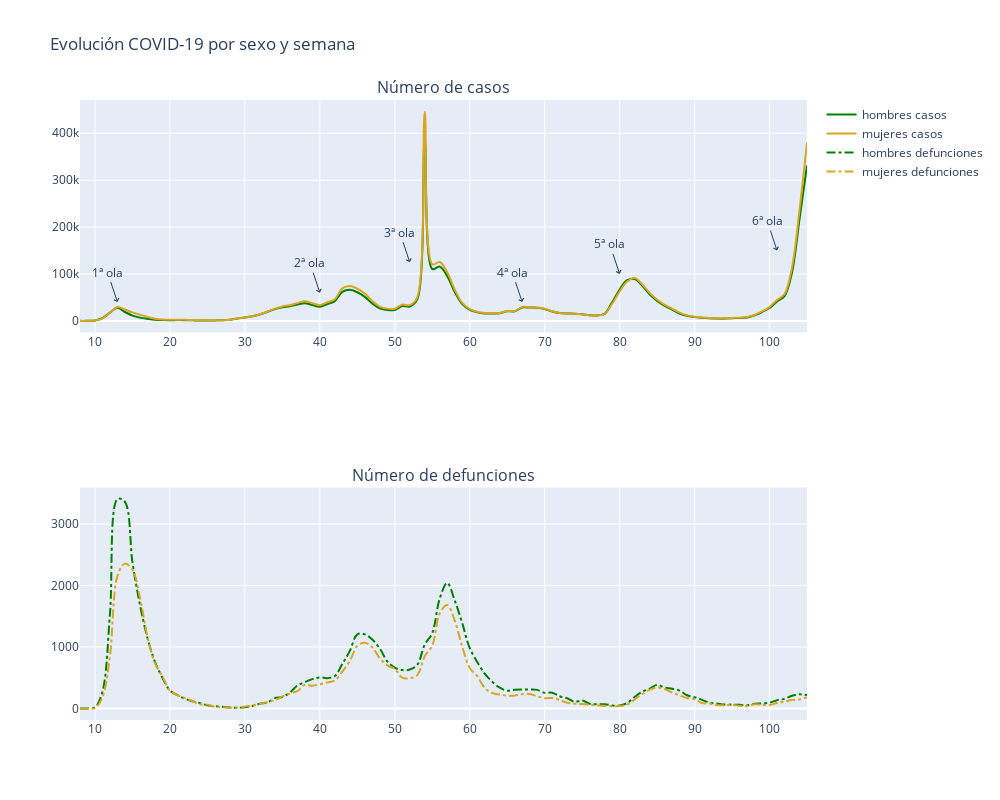

The notebook cell saved with this chart:
### Code cell
# agrupamos datos por sexo y semana
df_sexo = datos_covid.groupby(['sexo','semana'], as_index=False).agg({'num_casos': np.sum, 'num_def': np.sum, 'num_hosp': np.sum})
 # eliminamos registros con sexo desconocido
df_sexo = df_sexo[df_sexo['sexo']!='NC']
 
 # creamos dos plots
fig = make_subplots(rows=2, cols=1, shared_xaxes=False, subplot_titles =['Número de casos','Número de defunciones'])

 # 1 plot
fig.add_trace(go.Scatter(x=df_sexo[df_sexo['sexo']=='Hombres']['semana'], y=df_sexo[df_sexo['sexo']=='Hombres']['num_casos'],
                         name = "hombres casos", line_shape = 'spline', mode='lines', 
                         line = dict(color='green', width=2,dash='solid')), row=1, col=1)

fig.add_trace(go.Scatter(x=df_sexo[df_sexo['sexo']=='Mujeres']['semana'], y=df_sexo[df_sexo['sexo']=='Mujeres']['num_casos'], 
                         name = "mujeres casos", line_shape = 'spline', mode='lines', 
                         line = dict(color='goldenrod', width=2, dash='solid')), row=1, col=1)
 # 2 plot
fig.add_trace(go.Scatter(x=df_sexo[df_sexo['sexo']=='Hombres']['semana'], y=df_sexo[df_sexo['sexo']=='Hombres']['num_def'], 
                         name = "hombres defunciones", line_shape = 'spline', mode='lines', 
                         line = dict(color='green', width=2, dash='dashdot')), row=2, col=1)

fig.add_trace(go.Scatter(x=df_sexo[df_sexo['sexo']=='Mujeres']['semana'], y=df_sexo[df_sexo['sexo']=='Mujeres']['num_def'], 
                         name = "mujeres defunciones", line_shape = 'spline', mode='lines', 
                         line = dict(color='goldenrod', width=2, dash='dashdot')), row=2, col=1)

 # anotaciones plot
fig.add_annotation(x=13, y=40000, text="1ª ola", showarrow=True, arrowhead=4, row=1, col=1)
fig.add_annotation(x=40, y=60000, text="2ª ola", showarrow=True, arrowhead=4, row=1, col=1)
fig.add_annotation(x=52, y=125000, text="3ª ola", showarrow=True, arrowhead=4, row=1, col=1)
fig.add_annotation(x=67, y=40000, text="4ª ola", showarrow=True, arrowhead=4, row=1, col=1)
fig.add_annotation(x=80, y=100000, text="5ª ola", showarrow=True, arrowhead=4, row=1, col=1)
fig.add_annotation(x=101, y=150000, text="6ª ola", showarrow=True, arrowhead=4, row=1, col=1)

 # ajustes plot
fig.update_layout(hovermode = "x")
fig.update_layout(height=800, width=1000, title_text="Evolución COVID-19 por sexo y semana")
fig.show()

### Figure 1 — Plotly figure (JSON) as saved in the notebook; plotly's stock layout.template omitted (floating-point values rounded to 4 significant figures)
{"data": [{"line": {"color": "green", "dash": "solid", "shape": "spline", "width": 2}, "mode": "lines", "name": "hombres casos", "type": "scatter", "x": [8, 9, 10, 11, 12, 13, 14, 15, 16, 17, 18, 19, 20, 21, 22, 23, 24, 25, 26, 27, 28, 29, 30, 31, 32, 33, 34, 35, 36, 37, 38, 39, 40, 41, 42, 43, 44, 45, 46, 47, 48, 49, 50, 51, 52, 53, 54, 55, 56, 57, 58, 59, 60, 61, 62, 63, 64, 65, 66, 67, 68, 69, 70, 71, 72, 73, 74, 75, 76, 77, 78, 79, 80, 81, 82, 83, 84, 85, 86, 87, 88, 89, 90, 91, 92, 93, 94, 95, 96, 97, 98, 99, 100, 101, 102, 103, 104, 105], "xaxis": "x", "y": [3, 67, 723, 5709, 17440, 27895, 18899, 11302, 6917, 4488, 2512, 1695, 1522, 1603, 1425, 1171, 892, 951, 1051, 1298, 2312, 4871, 7058, 9813, 13604, 19364, 24964, 29090, 30991, 34760, 37763, 33716, 30233, 36026, 42191, 61667, 66248, 60970, 51173, 37259, 26803, 23135, 23179, 31428, 30678, 45677, 386348, 110351, 115683, 95402, 61561, 35639, 23715, 18551, 15980, 15587, 16210, 20382, 20647, 28711, 28308, 27932, 25348, 20049, 16855, 15800, 15170, 13937, 12174, 11677, 15026, 39518, 66888, 86842, 89223, 75492, 56483, 42593, 32156, 24159, 15684, 10710, 8434, 6621, 5568, 4903, 4880, 5718, 6155, 7222, 11890, 18849, 27402, 41369, 52574, 103097, 217040, 331175], "yaxis": "y"}, {"line": {"color": "goldenrod", "dash": "solid", "shape": "spline", "width": 2}, "mode": "lines", "name": "mujeres casos", "type": "scatter", "x": [8, 9, 10, 11, 12, 13, 14, 15, 16, 17, 18, 19, 20, 21, 22, 23, 24, 25, 26, 27, 28, 29, 30, 31, 32, 33, 34, 35, 36, 37, 38, 39, 40, 41, 42, 43, 44, 45, 46, 47, 48, 49, 50, 51, 52, 53, 54, 55, 56, 57, 58, 59, 60, 61, 62, 63, 64, 65, 66, 67, 68, 69, 70, 71, 72, 73, 74, 75, 76, 77, 78, 79, 80, 81, 82, 83, 84, 85, 86, 87, 88, 89, 90, 91, 92, 93, 94, 95, 96, 97, 98, 99, 100, 101, 102, 103, 104, 105], "xaxis": "x", "y": [1, 43, 648, 5324, 17184, 29643, 24116, 18201, 13156, 8460, 4733, 3051, 2485, 2484, 2177, 1602, 1311, 1095, 1185, 1397, 2322, 4961, 7203, 10012, 13941, 19615, 26147, 30846, 33282, 37835, 41804, 37651, 33521, 39729, 46020, 69277, 74397, 68451, 58162, 42101, 30433, 26123, 25923, 34610, 33489, 50315, 445940, 120465, 125545, 103455, 66405, 38206, 25267, 19250, 16619, 16003, 16717, 20930, 21177, 29663, 28775, 28360, 25954, 20408, 16756, 15763, 15043, 13853, 11715, 11572, 14290, 36614, 62935, 83741, 91391, 78234, 59619, 45242, 34213, 26061, 17453, 11735, 8858, 7318, 6160, 5086, 5355, 6236, 6686, 8200, 12657, 20336, 29538, 44605, 56986, 113371, 236093, 379975], "yaxis": "y"}, {"line": {"color": "green", "dash": "dashdot", "shape": "spline", "width": 2}, "mode": "lines", "name": "hombres defunciones", "type": "scatter", "x": [8, 9, 10, 11, 12, 13, 14, 15, 16, 17, 18, 19, 20, 21, 22, 23, 24, 25, 26, 27, 28, 29, 30, 31, 32, 33, 34, 35, 36, 37, 38, 39, 40, 41, 42, 43, 44, 45, 46, 47, 48, 49, 50, 51, 52, 53, 54, 55, 56, 57, 58, 59, 60, 61, 62, 63, 64, 65, 66, 67, 68, 69, 70, 71, 72, 73, 74, 75, 76, 77, 78, 79, 80, 81, 82, 83, 84, 85, 86, 87, 88, 89, 90, 91, 92, 93, 94, 95, 96, 97, 98, 99, 100, 101, 102, 103, 104, 105], "xaxis": "x2", "y": [0, 0, 18, 272, 1543, 3406, 3361, 2376, 1687, 1147, 757, 498, 291, 215, 158, 117, 87, 49, 36, 25, 15, 11, 19, 39, 75, 96, 167, 185, 257, 371, 428, 476, 504, 492, 526, 724, 936, 1205, 1205, 1120, 974, 766, 662, 623, 633, 710, 1039, 1226, 1789, 2041, 1756, 1387, 982, 756, 564, 434, 336, 288, 303, 307, 306, 301, 252, 256, 198, 165, 106, 127, 76, 67, 68, 47, 45, 87, 184, 269, 320, 383, 339, 319, 290, 213, 182, 138, 95, 79, 62, 61, 57, 49, 75, 80, 93, 133, 155, 206, 228, 219], "yaxis": "y2"}, {"line": {"color": "goldenrod", "dash": "dashdot", "shape": "spline", "width": 2}, "mode": "lines", "name": "mujeres defunciones", "type": "scatter", "x": [8, 9, 10, 11, 12, 13, 14, 15, 16, 17, 18, 19, 20, 21, 22, 23, 24, 25, 26, 27, 28, 29, 30, 31, 32, 33, 34, 35, 36, 37, 38, 39, 40, 41, 42, 43, 44, 45, 46, 47, 48, 49, 50, 51, 52, 53, 54, 55, 56, 57, 58, 59, 60, 61, 62, 63, 64, 65, 66, 67, 68, 69, 70, 71, 72, 73, 74, 75, 76, 77, 78, 79, 80, 81, 82, 83, 84, 85, 86, 87, 88, 89, 90, 91, 92, 93, 94, 95, 96, 97, 98, 99, 100, 101, 102, 103, 104, 105], "xaxis": "x2", "y": [0, 0, 6, 184, 854, 2157, 2356, 2258, 1801, 1169, 736, 522, 289, 217, 167, 120, 66, 61, 25, 19, 12, 13, 30, 49, 70, 105, 133, 195, 242, 280, 383, 369, 393, 423, 455, 599, 770, 1016, 1070, 994, 817, 700, 641, 499, 491, 541, 848, 1022, 1546, 1683, 1430, 1005, 658, 525, 333, 250, 224, 208, 209, 231, 234, 197, 166, 170, 137, 91, 76, 71, 61, 51, 42, 36, 39, 62, 147, 232, 302, 341, 316, 259, 209, 168, 147, 85, 78, 53, 51, 55, 44, 37, 67, 57, 56, 86, 110, 138, 145, 181], "yaxis": "y2"}], "layout": {"annotations": [{"font": {"size": 16}, "showarrow": false, "text": "Número de casos", "x": 0.5, "xanchor": "center", "xref": "paper", "y": 1, "yanchor": "bottom", "yref": "paper"}, {"font": {"size": 16}, "showarrow": false, "text": "Número de defunciones", "x": 0.5, "xanchor": "center", "xref": "paper", "y": 0.375, "yanchor": "bottom", "yref": "paper"}, {"arrowhead": 4, "showarrow": true, "text": "1ª ola", "x": 13, "xref": "x", "y": 40000, "yref": "y"}, {"arrowhead": 4, "showarrow": true, "text": "2ª ola", "x": 40, "xref": "x", "y": 60000, "yref": "y"}, {"arrowhead": 4, "showarrow": true, "text": "3ª ola", "x": 52, "xref": "x", "y": 125000, "yref": "y"}, {"arrowhead": 4, "showarrow": true, "text": "4ª ola", "x": 67, "xref": "x", "y": 40000, "yref": "y"}, {"arrowhead": 4, "showarrow": true, "text": "5ª ola", "x": 80, "xref": "x", "y": 100000, "yref": "y"}, {"arrowhead": 4, "showarrow": true, "text": "6ª ola", "x": 101, "xref": "x", "y": 150000, "yref": "y"}], "height": 800, "hovermode": "x", "title": {"text": "Evolución COVID-19 por sexo y semana"}, "width": 1000, "xaxis": {"anchor": "y", "domain": [0, 1]}, "xaxis2": {"anchor": "y2", "domain": [0, 1]}, "yaxis": {"anchor": "x", "domain": [0.625, 1]}, "yaxis2": {"anchor": "x2", "domain": [0, 0.375]}}}
